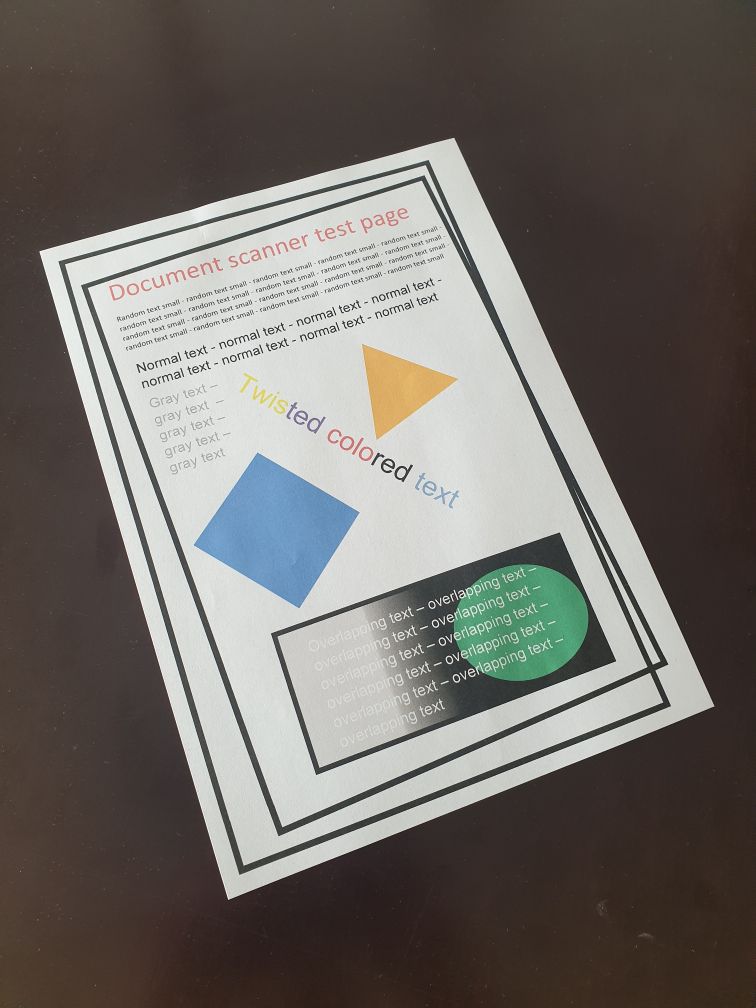
#> input picture image.jpg, 3024 x 4032 px (shown at 1/4 size)
$ python auto-doc-scan.py
#> lines starting #> are read from the running program, lines starting #| are printed output that depends on the picture; after the words box and inside, x2 and y2 are one past the last pixel; in counts of white or black regions, pixels touching at a corner belong together
# Automatic documentscanner mainly based on:
# - https://www.pyimagesearch.com/2014/09/01/build-kick-ass-mobile-document-scanner-just-5-minutes/
# - https://www.murtazahassan.com/courses/opencv-projects/lesson/code-4/

import numpy as np
import cv2
import matplotlib.pyplot as plt
from skimage.filters import (threshold_niblack, threshold_sauvola)

########################################################################################################################
# https://www.pyimagesearch.com/2014/08/25/4-point-opencv-getperspective-transform-example/
def order_points(pts):
    # initialzie a list of coordinates that will be ordered
    # such that the first entry in the list is the top-left,
    # the second entry is the top-right, the third is the
    # bottom-right, and the fourth is the bottom-left
    rect = np.zeros((4, 2), dtype="float32")
    # the top-left point will have the smallest sum, whereas
    # the bottom-right point will have the largest sum
    s = pts.sum(axis=1)
    rect[0] = pts[np.argmin(s)]
    rect[2] = pts[np.argmax(s)]
    # now, compute the difference between the points, the
    # top-right point will have the smallest difference,
    # whereas the bottom-left will have the largest difference
    diff = np.diff(pts, axis=1)
    rect[1] = pts[np.argmin(diff)]
    rect[3] = pts[np.argmax(diff)]
    # return the ordered coordinates
    return rect


########################################################################################################################
# https://www.pyimagesearch.com/2014/08/25/4-point-opencv-getperspective-transform-example/
def four_point_transform(image, pts):
    # obtain a consistent order of the points and unpack them
    # individually
    rect = order_points(pts)
    (tl, tr, br, bl) = rect
    # compute the width of the new image, which will be the
    # maximum distance between bottom-right and bottom-left
    # x-coordiates or the top-right and top-left x-coordinates
    widthA = np.sqrt(((br[0] - bl[0]) ** 2) + ((br[1] - bl[1]) ** 2))
    widthB = np.sqrt(((tr[0] - tl[0]) ** 2) + ((tr[1] - tl[1]) ** 2))
    maxWidth = max(int(widthA), int(widthB))
    # compute the height of the new image, which will be the
    # maximum distance between the top-right and bottom-right
    # y-coordinates or the top-left and bottom-left y-coordinates
    heightA = np.sqrt(((tr[0] - br[0]) ** 2) + ((tr[1] - br[1]) ** 2))
    heightB = np.sqrt(((tl[0] - bl[0]) ** 2) + ((tl[1] - bl[1]) ** 2))
    maxHeight = max(int(heightA), int(heightB))
    # now that we have the dimensions of the new image, construct
    # the set of destination points to obtain a "birds eye view",
    # (i.e. top-down view) of the image, again specifying points
    # in the top-left, top-right, bottom-right, and bottom-left
    # order
    dst = np.array([
        [0, 0],
        [maxWidth - 1, 0],
        [maxWidth - 1, maxHeight - 1],
        [0, maxHeight - 1]], dtype="float32")
    # compute the perspective transform matrix and then apply it
    M = cv2.getPerspectiveTransform(rect, dst)
    warped = cv2.warpPerspective(image, M, (maxWidth, maxHeight))
    # return the warped image
    return warped


########################################################################################################################
# https://www.murtazahassan.com/courses/opencv-projects/lesson/code-4/
def biggestContour(image, contours): #changed
    biggest = np.array([])
    max_area = 0
    for i in contours:
        area = cv2.contourArea(i)
        if area > (0.3 * image.shape[0] * image.shape[1]):
            peri = cv2.arcLength(i, True)
            approx = cv2.approxPolyDP(i, 0.02 * peri, True)
            if area > max_area and len(approx) == 4:
                biggest = approx
                max_area = area
    return biggest, max_area


########################################################################################################################
# https://www.murtazahassan.com/courses/opencv-projects/lesson/code-4/
def drawRectangle(img, biggest, thickness):  # All 2s and 3s are switched
    cv2.line(img, (biggest[0][0][0], biggest[0][0][1]), (biggest[1][0][0], biggest[1][0][1]), (0, 255, 0), thickness)
    cv2.line(img, (biggest[0][0][0], biggest[0][0][1]), (biggest[3][0][0], biggest[3][0][1]), (0, 255, 0), thickness)
    cv2.line(img, (biggest[2][0][0], biggest[2][0][1]), (biggest[3][0][0], biggest[3][0][1]), (0, 255, 0), thickness)
    cv2.line(img, (biggest[2][0][0], biggest[2][0][1]), (biggest[1][0][0], biggest[1][0][1]), (0, 255, 0), thickness)
    return img


########################################################################################################################
# https://www.pyimagesearch.com/2015/04/06/zero-parameter-automatic-canny-edge-detection-with-python-and-opencv/
def auto_canny(image, sigma=0.5):  # Sigma changed to 0.5
    # compute the median of the single channel pixel intensities
    v = np.median(image)
    # apply automatic Canny edge detection using the computed median
    lower = int(max(0, (1.0 - sigma) * v))
    upper = int(min(255, (1.0 + sigma) * v))
    edged = cv2.Canny(image, lower, upper)
    # return the edged image
    return edged, lower, upper


########################################################################################################################
# https://www.tutorialkart.com/opencv/python/opencv-python-resize-image/
def resize_image(image, resized_height): # changed
    scale_percent = float(resized_height / image.shape[0] * 100)
    width = int(image.shape[1] * scale_percent / 100)
    height = int(image.shape[0] * scale_percent / 100)
    dim = (width, height)
    resized = cv2.resize(image, dim, interpolation=cv2.INTER_AREA)
    return resized


########################################################################################################################


# PROGRAM START
print("STEP 1: Load and resize image")
image = cv2.imread('image.jpg')
#> image is the input picture: shape (4032, 3024, 3); mean B, G, R 102.8, 107.3, 111.9
print('Original Dimensions : ', image.shape)
#| Original Dimensions :  (4032, 3024, 3)

# resizing
resized_height = 500.0
resized = resize_image(image, resized_height)

cv2.imshow("Image", resized)
print('Resized Dimensions : ', resized.shape)
#| Resized Dimensions :  (500, 375, 3)
ratio = image.shape[0] / resized_height
#> ratio = 8.06
orig = image.copy()

# convert the image to grayscale, blur it, and find edges
# in the image
print("STEP 2: Convert image into grayscale and blur it.")
gray = cv2.cvtColor(resized, cv2.COLOR_BGR2GRAY)
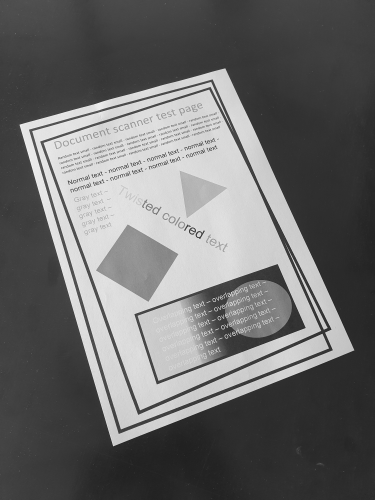
#> gray: shape (500, 375); min 32, max 241, mean 108.2
cv2.imshow("Gray", gray)
blur = cv2.GaussianBlur(gray, (3, 3), 0)
cv2.imshow("Blured", blur)

print("STEP 5: Find edges with automatic canny edge detector.")
edged, lower_thres, upper_thres = auto_canny(blur)
#> in auto_canny, `v = np.median(image)`: v = 64
#> in auto_canny, `lower = int(max(0, (1.0 - sigma) * v))`: lower = 32
#> in auto_canny, `upper = int(min(255, (1.0 + sigma) * v))`: upper = 96
#> in auto_canny, `edged = cv2.Canny(image, lower, upper)`:
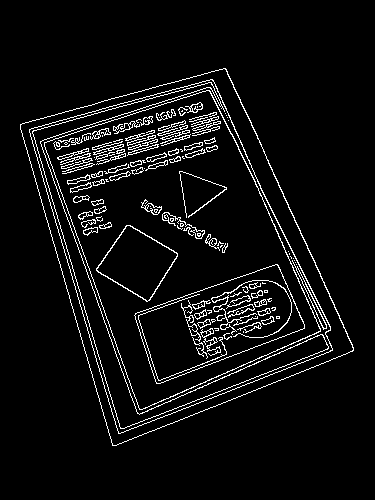
#> edged: shape (500, 375); 5.6% white in thin lines or dots, all inside (x1, y1, x2, y2) = (20, 68, 354, 446)
#> lower_thres = 32; upper_thres = 96
# show the histogram and threshold values of the gray-scaled image
plt.hist(blur.ravel(), 256, [0, 256])
plt.axvline(lower_thres, color='r', linestyle='solid', linewidth=1)
plt.axvline(upper_thres, color='r', linestyle='solid', linewidth=1)
plt.show()
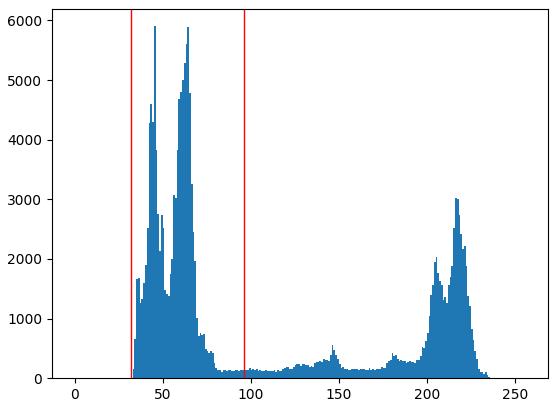
#> figure drawn by matplotlib, 1 panel; tallest bar 5903 high, from x = 45 to 46
# show the detected edges of the image
print("Canny threshold values:", lower_thres, ", ", upper_thres)
#| Canny threshold values: 32 ,  96
cv2.imshow("Edged", edged)

## FIND ALL COUNTOURS
print("STEP 6: Find all contours")
imgContours = resized.copy()  # COPY IMAGE FOR DISPLAY PURPOSES
imgBigContour = resized.copy()  # COPY IMAGE FOR DISPLAY PURPOSES
contours, hierarchy = cv2.findContours(edged, cv2.RETR_LIST, cv2.CHAIN_APPROX_SIMPLE)
#> contours = 246 contours, 137 with area under 20; largest, box (x1, y1, x2, y2) and area: (20, 68, 354, 446) 76284, (20, 68, 354, 446) 76162, (29, 79, 333, 434) 65083, (29, 79, 333, 434) 64974, (44, 90, 321, 410) 51466
cv2.drawContours(imgContours, contours, -1, (0, 255, 0), 2)  # DRAW ALL DETECTED CONTOURS
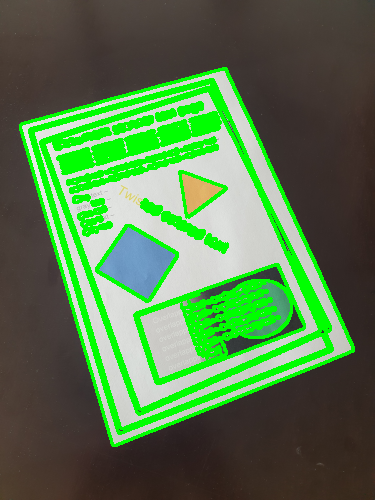
#> imgContours: shape (500, 375, 3); mean B, G, R 75.7, 123.5, 84.7
cv2.imshow("Document contours", imgContours)

# FIND THE BIGGEST COUNTOUR
print("Step 7: Find the corner points of the biggest quad.")
biggest, maxArea = biggestContour(resized, contours)  # FIND THE BIGGEST CONTOUR
#> the loop in biggestContour, `for i in contours:` made 246 passes
#> (area, peri, biggest, max_area) on passes 243 to 246: (64974, 1116.6, [[211, 79], [332, 349], [119, 433], [29, 130]], 64974), (65083, 1119, [[212, 79], [29, 129], [118, 433], [332, 350]], 65083), (76162.5, 1200.3, [[224, 68], [353, 349], [113, 445], [20, 125]], 76162.5), (76284.5, 1202.7, [[225, 68], [20, 124], [112, 445], [353, 350]], 76284.5)
#> area on passes 5, 8, 9, 12, 14, 16: 35, 86.5, 23, 27, 57, 45
#> after the loop in biggestContour, `for i in contours:`: max_area = 76284.5
#> biggest = [[225, 68], [20, 124], [112, 445], [353, 350]]; maxArea = 76284.5
if biggest.size == 0:
    print("No document found. Close windows to exit program.")
    cv2.waitKey(0)
    exit()

imgBigContour = cv2.drawContours(imgBigContour, biggest, -1, (0, 255, 0), 20)  # DRAW THE BIGGEST CONTOUR
#> imgBigContour: shape (500, 375, 3); mean B, G, R 102.2, 108.4, 111.3
imgBigContour = drawRectangle(imgBigContour, biggest, 2)
print("Corner points detected at 2D pixel positions:", biggest[0], biggest[1], biggest[2], biggest[3])
#| Corner points detected at 2D pixel positions: [[225  68]] [[ 20 124]] [[112 445]] [[353 350]]
cv2.imshow("Outlined with Points", imgBigContour)

print("STEP 8: Apply a perspective transformation of the original full size image.")
# apply the four point transform to obtain a top-down
# view of the original image
points = np.float32(biggest)
#> points = [[225, 68], [20, 124], [112, 445], [353, 350]]
warped = four_point_transform(orig, points.reshape(4, 2) * ratio)
#> in order_points, `s = pts.sum(axis=1)`: s = [2362.8, 1161.2, 4491.6, 5669]
#> in order_points, `diff = np.diff(pts, axis=1)`: diff = [-1266, 838.7, 2685.3, -24.19]
#> in four_point_transform, `rect = order_points(pts)`: rect = [[161.3, 999.9], [1814.4, 548.4], [2846.6, 2822.4], [903.2, 3588.5]]
#> in four_point_transform, `(tl, tr, br, bl) = rect`: tl = [161.3, 999.9]; tr = [1814.4, 548.4]; br = [2846.6, 2822.4]; bl = [903.2, 3588.5]
#> in four_point_transform, `widthA = np.sqrt(((br[0] - bl[0]) ** 2) + ((br[1] - bl[1]) ** 2))`: widthA = 2089
#> in four_point_transform, `widthB = np.sqrt(((tr[0] - tl[0]) ** 2) + ((tr[1] - tl[1]) ** 2))`: widthB = 1713.7
#> in four_point_transform, `maxWidth = max(int(widthA), int(widthB))`: maxWidth = 2088
#> in four_point_transform, `heightA = np.sqrt(((tr[0] - br[0]) ** 2) + ((tr[1] - br[1]) ** 2))`: heightA = 2497.3
#> in four_point_transform, `heightB = np.sqrt(((tl[0] - bl[0]) ** 2) + ((tl[1] - bl[1]) ** 2))`: heightB = 2692.8
#> in four_point_transform, `maxHeight = max(int(heightA), int(heightB))`: maxHeight = 2692
#> in four_point_transform, `dst = np.array([ [0, 0], [maxWidth - 1, 0], [maxWidth - 1, maxHeight -..`: dst = [[0, 0], [2087, 0], [2087, 2691], [0, 2691]]
#> in four_point_transform, `M = cv2.getPerspectiveTransform(rect, dst)`: M = [[1.2, -0.344, 150.4], [0.358, 1.31, -1366.9], [-1.78e-05, 0.000104, 1]]
output = warped.copy()

print("STEP 9: Grayscale and blur the transformed image to avoid information loss.")
# convert the warped image to grayscale, then blur it.
# to give it that 'black and white' paper effect
warped_gray = cv2.cvtColor(warped, cv2.COLOR_BGR2GRAY)
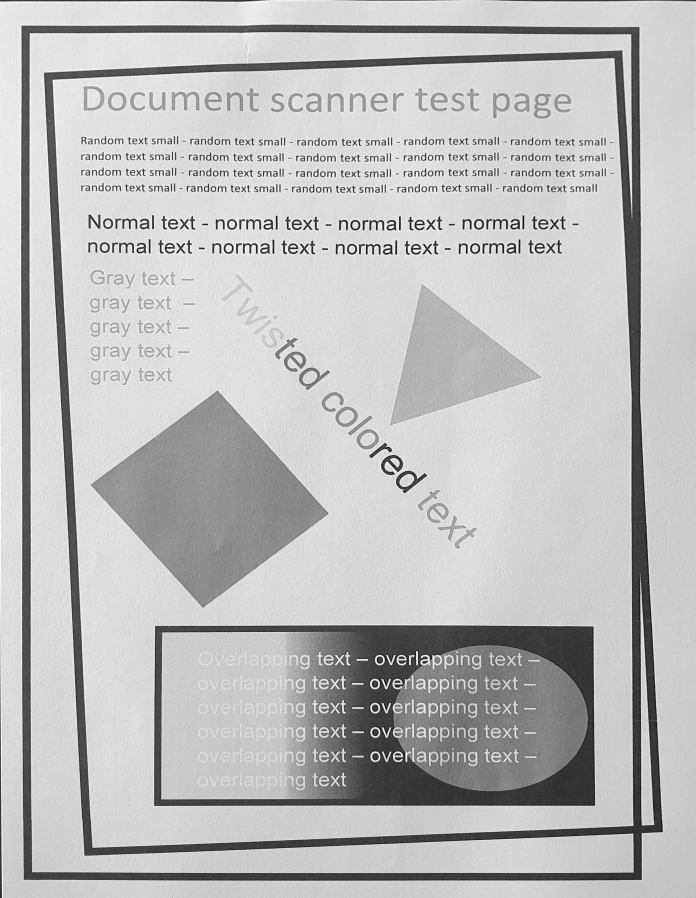
#> warped_gray: shape (2692, 2088) (shown at 1/3 size); min 1, max 255, mean 189
warped_gray_blur = cv2.GaussianBlur(warped_gray, (5, 5), 0)

print("STEP 10: Apply Binarization")
# Apply the sauvola thresholding algorithm
########################################################################################################################
# https://scikit-image.org/docs/dev/auto_examples/segmentation/plot_niblack_sauvola.html
thresh_sauvola = threshold_sauvola(warped_gray_blur, window_size=25)
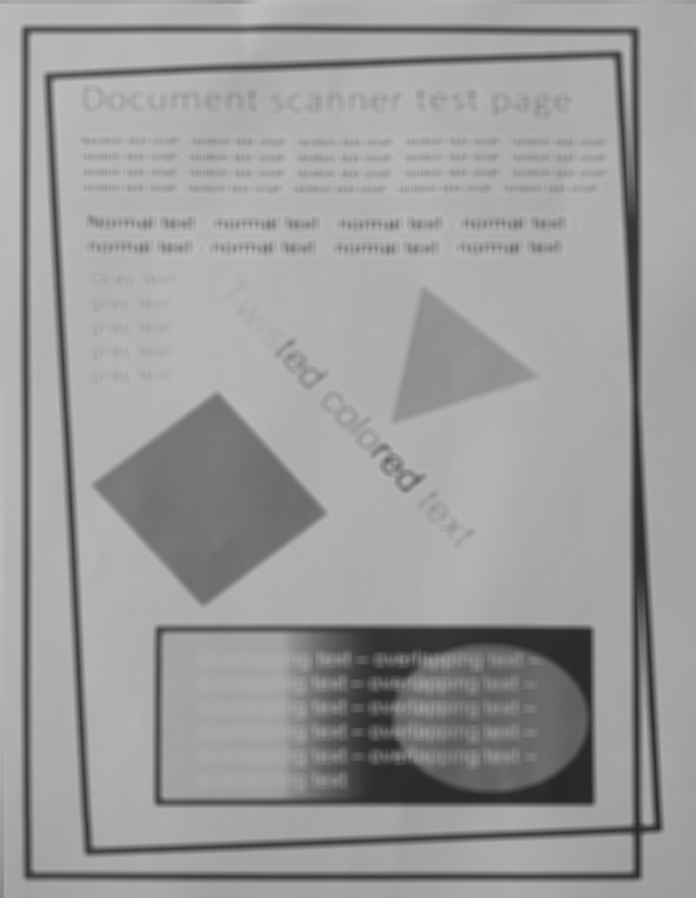
#> thresh_sauvola: shape (2692, 2088) float64 (shown at 1/3 size); min 38.32, max 193.8, mean 155.5
th = warped_gray_blur > thresh_sauvola
#> th: shape (2692, 2088) bool; 89.5% white; 900 black regions (160 under 20 px), largest, box (x1, y1, x2, y2) and area: (64, 74, 1989, 2642) 319915, (463, 1876, 1786, 2418) 79863, (273, 1172, 986, 1823) 7071

# thresh_niblack = threshold_niblack(warped_gray_blur, window_size=25, k=0.8)
# th = warped_gray_blur > thresh_niblack
# th = np.where(th, 255,0).astype(np.uint8)
########################################################################################################################

# convert type
th = np.where(th, 255, 0).astype(np.uint8)

# OpenCV thresholding methods
# th = cv2.threshold(warped_gray_blur, 0, 255, cv2.THRESH_BINARY + cv2.THRESH_TRIANGLE)  # BINARIZATION WITH TRIANGLE THRESHOLDING
# th = cv2.threshold(warped_gray_blur, 0, 255, cv2.THRESH_BINARY + cv2.THRESH_OTSU)  # BINARIZATION WITH OTSUS THRESHOLDING
# th = cv2.adaptiveThreshold(warped_gray_blur,255,cv2.ADAPTIVE_THRESH_GAUSSIAN_C,\cv2.THRESH_BINARY,11,10)


print("STEP 11: Downscale the scan to the wanted size")
output_pixel_height = 900
output = resize_image(output, output_pixel_height)
cv2.imshow("Original", output)
th = resize_image(th, output_pixel_height)
#> call 3 of resize_image, with resized_height = 900
#> in resize_image (call 3), `resized = cv2.resize(image, dim, interpolation=cv2.INTER_AREA)`:
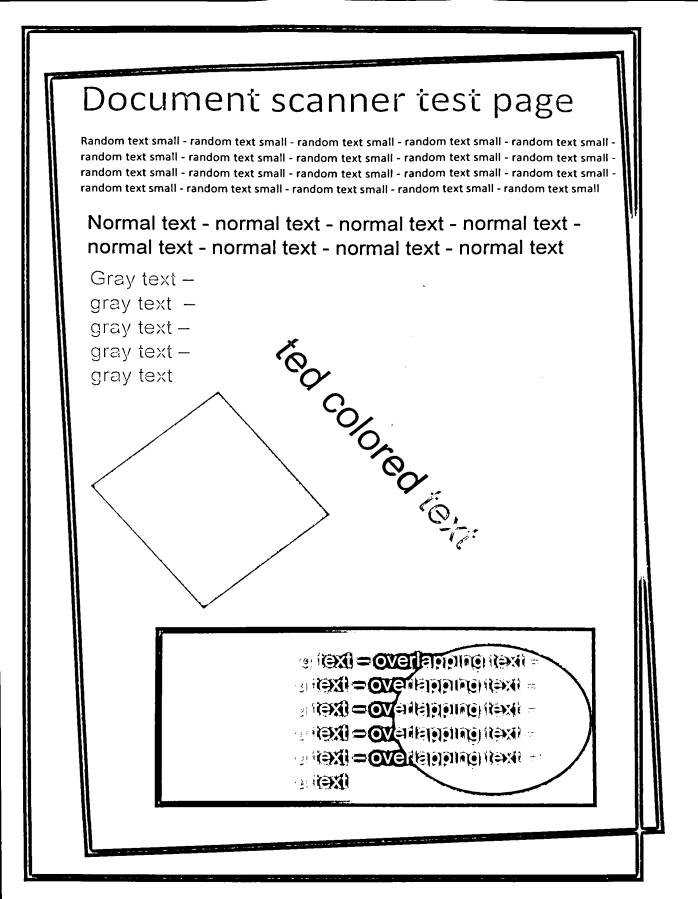
#> resized: shape (899, 698); min 0, max 255, mean 228.3
cv2.imshow("Scanned", th)

# Save image
filename = 'savedImage.jpg'
cv2.imwrite(filename, th)

cv2.waitKey(0)
